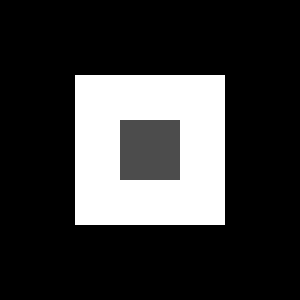
#> input picture sample_box_proj.tif, 100 x 100 px (shown 3 times larger)
$ python proj_mask.py
#> lines starting #> are read from the running program, lines starting #| are printed output that depends on the picture
#> the answer given: ..
# -*- coding:utf-8 -*-
import cv2
import numpy as np
import math
import os
import matplotlib.pyplot as plt
import glob


def main(f):
	# 距離 : 線源 --> 回転中心
#> called with f = '../sample_box_proj.tif'
	Lo = 8 / 100

	# 距離 : 線源 --> 検出器
	Ld = 12 / 100

	# 画像読み込み : 元画像によって白黒反転の有無を以下の命令から選ぶ
	input_f = cv2.bitwise_not(cv2.imread(f, -1))
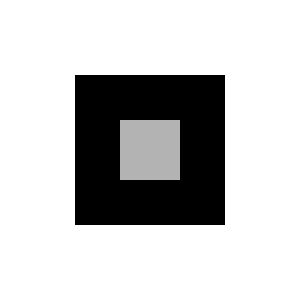
#> input_f: shape (100, 100) uint16 (shown 3 times larger); min 0, max 65535, mean 50991.5; drawn with min black and max white
	# input_f = cv2.imread(f, -1)

	# 検出器1個当たりの大きさ
	px_size = 83 / 1000000 * (1280 / input_f.shape[1])
#> px_size = 0.00106

	os.makedirs("Proj_masked", exist_ok=True)
	mask_im = Masking(input_f, Lo, Ld, px_size)

	#ファイル名の調整
	f_name, _ = os.path.splitext( os.path.basename(f) )

	cv2.imwrite("Proj_masked" + os.sep + str(f_name) +".tif", mask_im.astype(np.uint16))

	return mask_im


def Masking(I_im, Lo, Ld, px_size):
#> called with Lo = 0.08, Ld = 0.12, px_size = 0.00106
	dst = np.zeros((I_im.shape[0], I_im.shape[1]))

	for Zp in range(I_im.shape[0]):
		Z = Calc_coordinate(Zp, px_size, I_im.shape[0])

		for Xp in range(I_im.shape[1]):
			X = Calc_coordinate(Xp, px_size, I_im.shape[1])

			# 重み計算
			# Loの代わりにLdを使うべき？
			dst[Zp, Xp] = 1.0 * I_im[Zp, Xp] * Lo / math.sqrt(Lo*Lo + X*X + Z*Z)
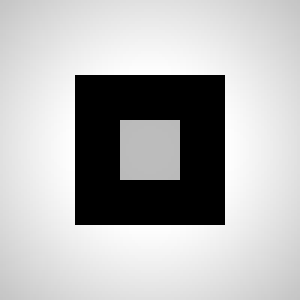
#> dst: shape (100, 100) float64 (shown 3 times larger); min 0, max 62071.2, mean 44055.7; drawn with min black and max white

	return dst


def Calc_coordinate(Xp, px_size, array_num):
	real_Xp = (Xp - (1.0 * array_num)/2 + 1.0/2) * px_size
	return real_Xp


# 双線形補間
# [49 lines left out: functions interpolation, fold_back, not called in this run]


if __name__ == "__main__":

	# 画像の読み込み
	folder = input("投影データ(サイノグラム)のディレクトリを選択してください >>>")
	files = glob.glob(folder + os.sep + "*.tif")
	files.sort()

	for f in files:
		main(f)
